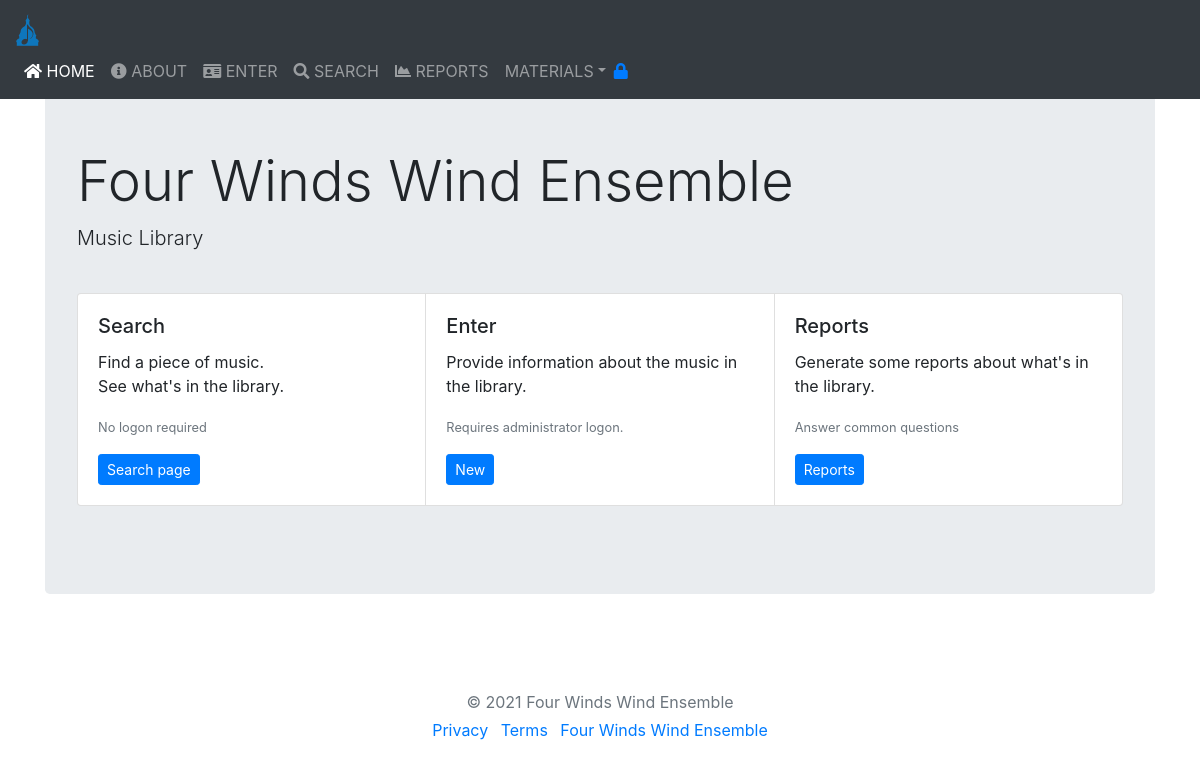
Before: / with the older database file.
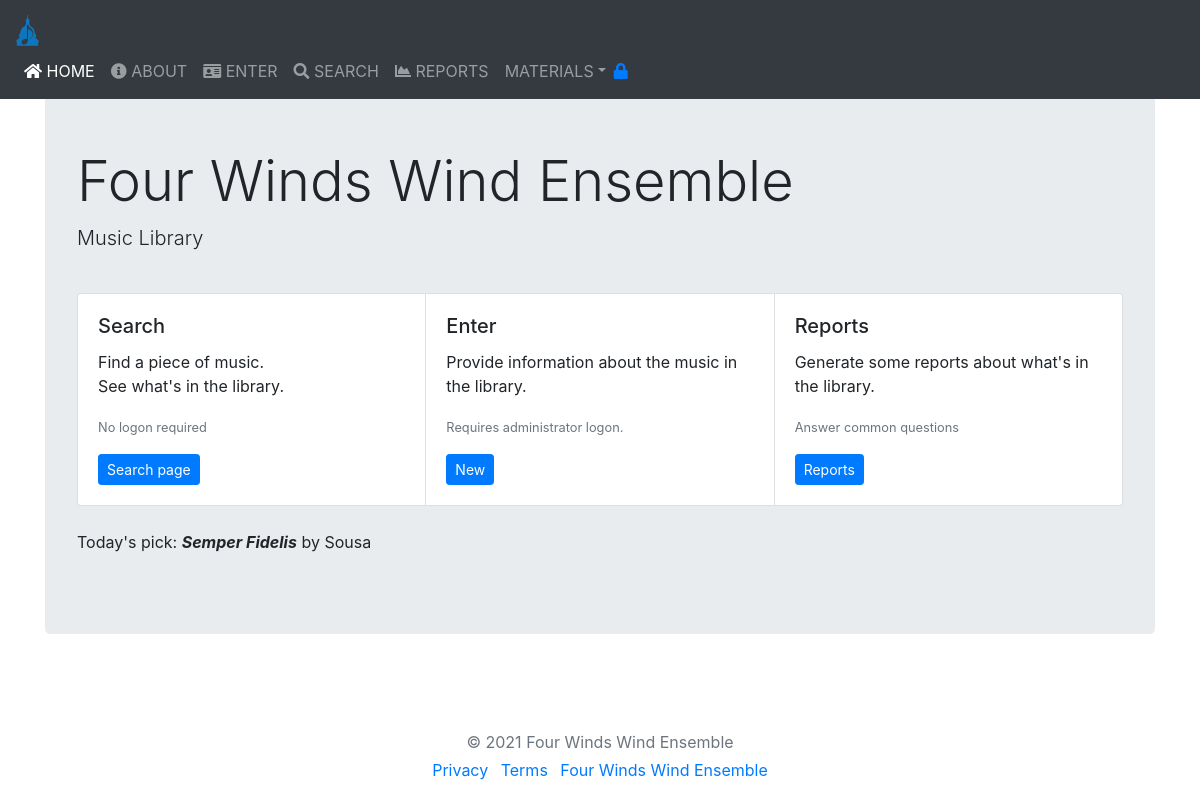
After: the same page with the newer database file.
### tables this page shows
CREATE TABLE `compositions` (
  `catalog_number` varchar(5) NOT NULL COMMENT 'The catalog number is a letter and 3-digit number, for example M101',
  `name` varchar(255) NOT NULL COMMENT 'The title of the composition',
  `description` varchar(2048) DEFAULT NULL COMMENT 'Description of the composition',
  `composer` varchar(255) DEFAULT NULL COMMENT 'The composer of the piece',
  `arranger` varchar(255) DEFAULT NULL COMMENT 'The arranger of the piece',
  `editor` varchar(255) DEFAULT NULL COMMENT 'The editor or lyricist',
  `publisher` varchar(255) DEFAULT NULL COMMENT 'The name of the publishing company',
  `genre` varchar(4) DEFAULT NULL COMMENT 'Which genre is the piece (from the genres table)',
  `ensemble` varchar(4) DEFAULT NULL COMMENT 'Which ensemble plays this piece ',
  `grade` decimal(2,1) UNSIGNED DEFAULT NULL COMMENT 'Grade of difficulty',
  `last_performance_date` date DEFAULT NULL COMMENT 'When the composition was last performed',
  `duration_start` datetime DEFAULT NULL COMMENT 'Time the piece starts - to calculate duration',
  `duration_end` datetime DEFAULT NULL COMMENT 'The time the piece ends - to calculate duration',
  `comments` varchar(4096) DEFAULT NULL COMMENT 'Comments about the piece, liner notes',
  `performance_notes` varchar(2048) DEFAULT NULL COMMENT 'Performance notes (how to rehearse it, for example)',
  `storage_location` varchar(255) DEFAULT NULL COMMENT 'Where it is kept (which drawer)',
  `date_acquired` date DEFAULT NULL COMMENT 'When the piece was acquired',
  `cost` decimal(4,2) DEFAULT NULL COMMENT 'How much did it cost, in dollars and cents',
  `listening_example_link` varchar(255) DEFAULT NULL COMMENT 'A link to a listening example, maybe on YouTube',
  `checked_out` varchar(255) DEFAULT NULL COMMENT 'To whom was this piece lended',
  `paper_size` varchar(4) NOT NULL DEFAULT 'L' COMMENT 'Physical size, from the paper_sizes table',
  `image_path` varchar(2048) DEFAULT NULL COMMENT 'Where a picture (image) of the score resides',
  `windrep_link` text DEFAULT NULL COMMENT 'Where can you this arrangement on the Wind Repertory site windrep.org?',
  `last_inventory_date` date DEFAULT NULL COMMENT 'When was the last time somebody touched this music',
  `enabled` int(11) UNSIGNED NOT NULL DEFAULT 1 COMMENT 'Set greater than 0 if this composition can be played'
);

### index.php (the view, shortened to what this page needs)
<?php
  require_once("includes/header.php");
?>
<body>
<?php
  require_once("includes/navbar.php");
  $f_link = f_sqlConnect(DB_HOST, DB_USER, DB_PASS, DB_NAME);
?>
<br />
<main role="main" class="container">
	<div class="jumbotron">
		<h1 class="display-4"><?php echo ORGDESC ?></h1>
		<p class="lead">Music Library</p>
		<br />
		<div class="card-group">
			<div class="card">
				<div class="card-body">
					<h5 class="card-title">Search</h5>
					<p class="card-text">Find a piece of music.</br>See what's in the library.</p>
					<p class="card-text"><small class="text-muted">No logon required</small></p>
					<a href="search.php" class="btn btn-sm btn-primary">Search page</a>
				</div>
			</div>
			<div class="card">
				<div class="card-body">
					<h5 class="card-title">Enter</h5>
					<p class="card-text">Provide information about the music in the library.</p>
					<p class="card-text"><small class="text-muted">Requires administrator logon.</small></p>
					<a href="enter_menu.php" class="btn btn-sm btn-primary">New</a>
				</div>
			</div>
			<div class="card">
				<div class="card-body">
					<h5 class="card-title">Reports</h5>
					<p class="card-text">Generate some reports about what's in the library.</p>
					<p class="card-text"><small class="text-muted">Answer common questions</small></p>
					<a href="reports.php" class="btn btn-sm btn-primary">Reports</a>
				</div>
			</div>
		</div>
		<br />
		<?php
		 $sql = "SELECT name, composer FROM compositions ORDER BY RAND() LIMIT 1;";
		 $res = mysqli_query($f_link, $sql) or die('Error: ' . mysqli_error($f_link));
		 while ($rowList = mysqli_fetch_array($res)) {
			 $name = $rowList['name'];
			 $composer = $rowList['composer'];
			 echo "<p>Today's pick: <strong><em>".$name.'</em></strong> by '.$composer.'</p>';
		 } ?>
	</div>
</main>
<?php
  require_once("includes/footer.php");
?>

Changed rows visible on the page:
added compositions: name "Semper Fidelis", composer "Sousa"
